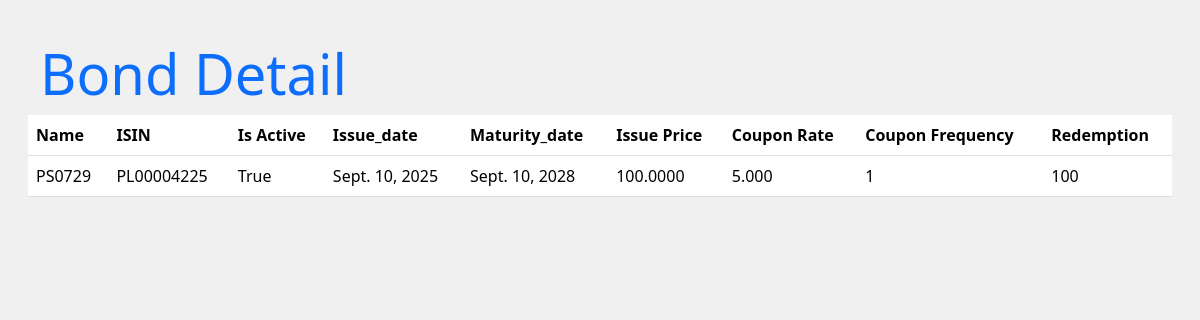
Page /bonds/detail-bond/3/ on the committed database.
### bonds/models.py (models this page shows, shortened)
class Bond(models.Model):
    ISIN = models.CharField(max_length=12)
    name = models.CharField(max_length=100)
    issue_price = models.DecimalField(max_digits=10, decimal_places=4, default=100)
    issue_date = models.DateField(default=date.today)
    maturity_date = models.DateField()
    coupon_rate = models.DecimalField(max_digits=5, decimal_places=3)
    coupon_frequency = models.SmallIntegerField(
        default=1,
        validators=[
            MinValueValidator(1),
            MaxValueValidator(12)
        ]
    )
    redemption = models.IntegerField()
    is_active = models.BooleanField(default=True)

### bonds/views.py (the view)
# urls.py: path('detail-bond/<int:pk>/', BondDetailView.as_view(), name='detail_bond'),
class BondDetailView(DetailView):
    model = Bond
    context_object_name = 'bond'
    template_name = 'bonds/detail_bond.html'
    def get_queryset(self):
        return Bond.objects.filter(is_active=True, pk=self.kwargs.get('pk'))

### bonds/templates/bonds/detail_bond.html
{% extends 'base.html' %}
{% load static %}
{% block content %}
<div class="row">
    <h1 class="display-4 text-primary">Bond Detail</h1>
    <table class="table">
        <thead>
        <tr>
            <th>Name</th>
            <th>ISIN</th>
            <th>Is Active</th>
            <th>Issue_date</th>
            <th>Maturity_date</th>
            <th>Issue Price</th>
            <th>Coupon Rate</th>
            <th>Coupon Frequency</th>
            <th>Redemption</th>
        </tr>
        </thead>
        <tbody>
        <tr>
            <td>{{ bond.name }}</td>
            <td>{{ bond.ISIN }}</td>
            <td>{{ bond.is_active }}</td>
            <td>{{ bond.issue_date }}</td>
            <td>{{ bond.maturity_date }}</td>
            <td>{{ bond.issue_price }}</td>
            <td>{{ bond.coupon_rate }}</td>
            <td>{{ bond.coupon_frequency }}</td>
            <td>{{ bond.redemption }}</td>
        </tr>
        </tbody>
    </table>
</div>
{% endblock %}

### static/styles.css (style rules this page uses)
body { background-color: #f0f0f0; padding: 40px; }

### rows in the picture
Bond: name "PS0729", ISIN "PL00004225", is_active "True", issue_date "Sept. 10, 2025", maturity_date "Sept. 10, 2028", issue_price "100.0000", coupon_rate "5.000", coupon_frequency "1", redemption "100"
